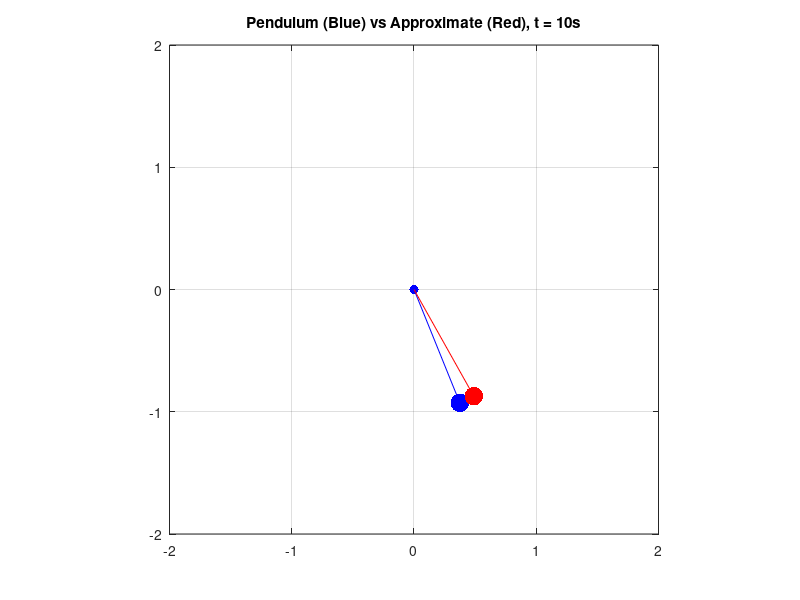

MATLAB code to generate this figure:
%Phong Thanh Trinh
L = 1; tf = 10; fps = 20; theta0 = pi/6; omega0 = 0; g = 9.81;

f = @(t,u) [u(2); (-g/L)*sin(u(1))];
t = 0:1.001/fps:tf; 
u0 = [theta0;omega0];
[T,U] = ode45(f,t,u0);

f2 = theta0*cos(sqrt(g/L)*t) + omega0*sqrt(L/g)*sin(sqrt(g/L)*t);

x = L*sin(U(:,1)); 
y = -L*cos(U(:,1));
x2 = L*sin(f2);
y2 = -L*cos(f2);

for i = 1:length(t)
    time = i/20;
    plot(0, 0,'r.','MarkerSize',20);
    plot(0, 0,'b.','MarkerSize',20);
    hold on;
    plot([0;x(i)],[0;y(i)],'b-');
    plot(x(i),y(i),'b.','MarkerSize',40);

    plot([0;x2(i)],[0;y2(i)],'r-');
    plot(x2(i),y2(i),'r.','MarkerSize',40);
    axis equal;
    xlim([-2*L,2*L]);
    ylim([-2*L,2*L]);
    grid on;
   title(['Pendulum (Blue) vs Approximate (Red), t = ',num2str(time),'s']);
    hold off;

    M(i) = getframe(gcf);
   
    
end
